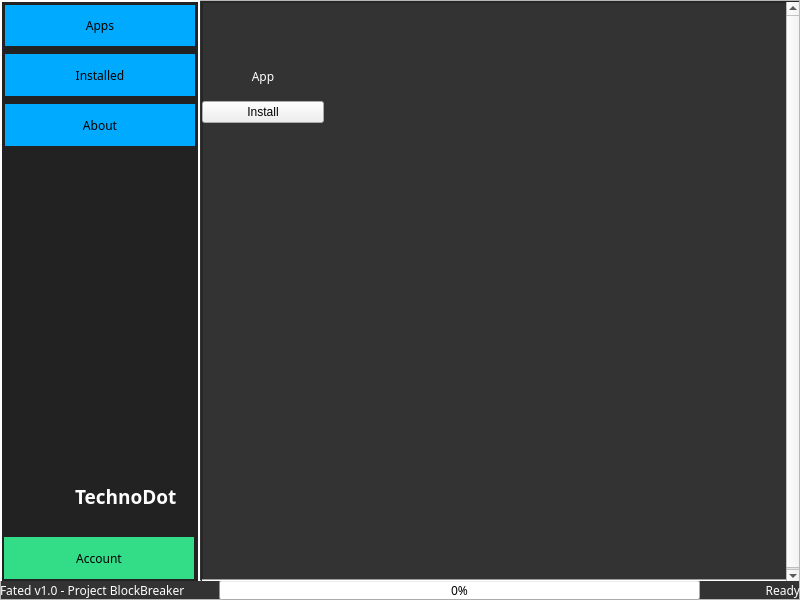
<?xml version="1.0" encoding="UTF-8"?>
<ui version="4.0">
 <class>MainWindow</class>
 <widget class="QMainWindow" name="MainWindow">
  <property name="enabled">
   <bool>true</bool>
  </property>
  <property name="geometry">
   <rect>
    <x>0</x>
    <y>0</y>
    <width>800</width>
    <height>600</height>
   </rect>
  </property>
  <property name="windowTitle">
   <string>Fated</string>
  </property>
  <widget class="QWidget" name="centralwidget">
   <property name="styleSheet">
    <string notr="true">#centralwidget, #panel6, #panel7 {
    background-color: #333333;
}

#appLabel, #info, #status, #userUsername {
    color: white;
}

#panel4 {
    border: 2px solid white;
    background-color: #222222;
}

#sidebarApps, #sidebarInstalled, #sidebarAbout, #userAccount {
	width: 100%;
	border: none;
	border-radius: 0px;
    margin: 4px;
}

#sidebarApps, #sidebarInstalled, #sidebarAbout {
    background-color: #00aaff;
}

#sidebarApps:pressed, #sidebarInstalled:pressed, #sidebarAbout:pressed {
    background-color: #4dc3ff;
}

#userAccount {
	background-color: #33dd88;
}

#userAccount:pressed {
	background-color: #74e8ae;
}</string>
   </property>
   <widget class="QFrame" name="panel1">
    <property name="geometry">
     <rect>
      <x>0</x>
      <y>0</y>
      <width>800</width>
      <height>600</height>
     </rect>
    </property>
    <property name="frameShape">
     <enum>QFrame::StyledPanel</enum>
    </property>
    <property name="frameShadow">
     <enum>QFrame::Raised</enum>
    </property>
    <widget class="QFrame" name="panel2">
     <property name="geometry">
      <rect>
       <x>0</x>
       <y>580</y>
       <width>800</width>
       <height>21</height>
      </rect>
     </property>
     <property name="frameShape">
      <enum>QFrame::StyledPanel</enum>
     </property>
     <property name="frameShadow">
      <enum>QFrame::Raised</enum>
     </property>
     <widget class="QLabel" name="info">
      <property name="geometry">
       <rect>
        <x>0</x>
        <y>0</y>
        <width>211</width>
        <height>20</height>
       </rect>
      </property>
      <property name="minimumSize">
       <size>
        <width>211</width>
        <height>20</height>
       </size>
      </property>
      <property name="maximumSize">
       <size>
        <width>211</width>
        <height>20</height>
       </size>
      </property>
      <property name="font">
       <font>
        <family>Ubuntu Mono</family>
       </font>
      </property>
      <property name="text">
       <string>Fated v1.0 - Project BlockBreaker</string>
      </property>
     </widget>
     <widget class="QProgressBar" name="progress">
      <property name="geometry">
       <rect>
        <x>219</x>
        <y>0</y>
        <width>481</width>
        <height>20</height>
       </rect>
      </property>
      <property name="minimumSize">
       <size>
        <width>481</width>
        <height>20</height>
       </size>
      </property>
      <property name="maximumSize">
       <size>
        <width>481</width>
        <height>20</height>
       </size>
      </property>
      <property name="font">
       <font>
        <family>Ubuntu Mono</family>
       </font>
      </property>
      <property name="value">
       <number>0</number>
      </property>
      <property name="textVisible">
       <bool>true</bool>
      </property>
      <property name="invertedAppearance">
       <bool>false</bool>
      </property>
     </widget>
     <widget class="QLabel" name="status">
      <property name="enabled">
       <bool>true</bool>
      </property>
      <property name="geometry">
       <rect>
        <x>700</x>
        <y>0</y>
        <width>100</width>
        <height>20</height>
       </rect>
      </property>
      <property name="minimumSize">
       <size>
        <width>100</width>
        <height>20</height>
       </size>
      </property>
      <property name="maximumSize">
       <size>
        <width>100</width>
        <height>20</height>
       </size>
      </property>
      <property name="font">
       <font>
        <family>Ubuntu Mono</family>
       </font>
      </property>
      <property name="text">
       <string>Ready</string>
      </property>
      <property name="alignment">
       <set>Qt::AlignRight|Qt::AlignTrailing|Qt::AlignVCenter</set>
      </property>
     </widget>
    </widget>
    <widget class="QFrame" name="panel3">
     <property name="geometry">
      <rect>
       <x>0</x>
       <y>0</y>
       <width>799</width>
       <height>581</height>
      </rect>
     </property>
     <property name="frameShape">
      <enum>QFrame::StyledPanel</enum>
     </property>
     <property name="frameShadow">
      <enum>QFrame::Raised</enum>
     </property>
     <widget class="QFrame" name="panel4">
      <property name="geometry">
       <rect>
        <x>0</x>
        <y>0</y>
        <width>200</width>
        <height>583</height>
       </rect>
      </property>
      <property name="sizePolicy">
       <sizepolicy hsizetype="Preferred" vsizetype="Fixed">
        <horstretch>0</horstretch>
        <verstretch>0</verstretch>
       </sizepolicy>
      </property>
      <property name="minimumSize">
       <size>
        <width>200</width>
        <height>583</height>
       </size>
      </property>
      <property name="maximumSize">
       <size>
        <width>200</width>
        <height>583</height>
       </size>
      </property>
      <property name="toolTipDuration">
       <number>0</number>
      </property>
      <property name="frameShape">
       <enum>QFrame::StyledPanel</enum>
      </property>
      <property name="frameShadow">
       <enum>QFrame::Raised</enum>
      </property>
      <widget class="QPushButton" name="sidebarApps">
       <property name="geometry">
        <rect>
         <x>1</x>
         <y>1</y>
         <width>198</width>
         <height>49</height>
        </rect>
       </property>
       <property name="sizePolicy">
        <sizepolicy hsizetype="Minimum" vsizetype="Fixed">
         <horstretch>0</horstretch>
         <verstretch>0</verstretch>
        </sizepolicy>
       </property>
       <property name="minimumSize">
        <size>
         <width>198</width>
         <height>49</height>
        </size>
       </property>
       <property name="font">
        <font>
         <family>Ubuntu Mono</family>
        </font>
       </property>
       <property name="styleSheet">
        <string notr="true"/>
       </property>
       <property name="text">
        <string>Apps</string>
       </property>
      </widget>
      <widget class="QPushButton" name="sidebarInstalled">
       <property name="geometry">
        <rect>
         <x>1</x>
         <y>50</y>
         <width>198</width>
         <height>50</height>
        </rect>
       </property>
       <property name="sizePolicy">
        <sizepolicy hsizetype="Minimum" vsizetype="Fixed">
         <horstretch>0</horstretch>
         <verstretch>0</verstretch>
        </sizepolicy>
       </property>
       <property name="minimumSize">
        <size>
         <width>198</width>
         <height>49</height>
        </size>
       </property>
       <property name="font">
        <font>
         <family>Ubuntu Mono</family>
        </font>
       </property>
       <property name="styleSheet">
        <string notr="true"/>
       </property>
       <property name="text">
        <string>Installed</string>
       </property>
      </widget>
      <widget class="QPushButton" name="sidebarAbout">
       <property name="geometry">
        <rect>
         <x>1</x>
         <y>100</y>
         <width>198</width>
         <height>50</height>
        </rect>
       </property>
       <property name="sizePolicy">
        <sizepolicy hsizetype="Minimum" vsizetype="Fixed">
         <horstretch>0</horstretch>
         <verstretch>0</verstretch>
        </sizepolicy>
       </property>
       <property name="minimumSize">
        <size>
         <width>198</width>
         <height>49</height>
        </size>
       </property>
       <property name="font">
        <font>
         <family>Ubuntu Mono</family>
        </font>
       </property>
       <property name="styleSheet">
        <string notr="true"/>
       </property>
       <property name="text">
        <string>About</string>
       </property>
      </widget>
      <widget class="QPushButton" name="userAccount">
       <property name="enabled">
        <bool>true</bool>
       </property>
       <property name="geometry">
        <rect>
         <x>0</x>
         <y>533</y>
         <width>198</width>
         <height>50</height>
        </rect>
       </property>
       <property name="sizePolicy">
        <sizepolicy hsizetype="Minimum" vsizetype="Fixed">
         <horstretch>0</horstretch>
         <verstretch>0</verstretch>
        </sizepolicy>
       </property>
       <property name="minimumSize">
        <size>
         <width>198</width>
         <height>49</height>
        </size>
       </property>
       <property name="font">
        <font>
         <family>Ubuntu Mono</family>
        </font>
       </property>
       <property name="styleSheet">
        <string notr="true"/>
       </property>
       <property name="text">
        <string>Account</string>
       </property>
       <property name="checkable">
        <bool>false</bool>
       </property>
       <property name="checked">
        <bool>false</bool>
       </property>
      </widget>
      <widget class="QLabel" name="userIcon">
       <property name="geometry">
        <rect>
         <x>6</x>
         <y>465</y>
         <width>64</width>
         <height>64</height>
        </rect>
       </property>
       <property name="font">
        <font>
         <family>Ubuntu Mono</family>
        </font>
       </property>
       <property name="text">
        <string>&lt;html&gt;&lt;head/&gt;&lt;body&gt;&lt;p&gt;&lt;img src=&quot;:/icons/icons/user-dark.png&quot;/&gt;&lt;/p&gt;&lt;/body&gt;&lt;/html&gt;</string>
       </property>
       <property name="scaledContents">
        <bool>false</bool>
       </property>
      </widget>
      <widget class="QLabel" name="userUsername">
       <property name="geometry">
        <rect>
         <x>75</x>
         <y>465</y>
         <width>121</width>
         <height>64</height>
        </rect>
       </property>
       <property name="font">
        <font>
         <family>Ubuntu Mono</family>
        </font>
       </property>
       <property name="text">
        <string>&lt;html&gt;&lt;head/&gt;&lt;body&gt;&lt;p&gt;&lt;span style=&quot; font-size:14pt; font-weight:600;&quot;&gt;TechnoDot&lt;/span&gt;&lt;/p&gt;&lt;/body&gt;&lt;/html&gt;</string>
       </property>
      </widget>
     </widget>
     <widget class="QWidget" name="gridLayoutWidget">
      <property name="geometry">
       <rect>
        <x>200</x>
        <y>0</y>
        <width>602</width>
        <height>585</height>
       </rect>
      </property>
      <layout class="QGridLayout" name="panel5">
       <item row="0" column="0">
        <widget class="QScrollArea" name="panel6">
         <property name="sizePolicy">
          <sizepolicy hsizetype="Preferred" vsizetype="Preferred">
           <horstretch>0</horstretch>
           <verstretch>0</verstretch>
          </sizepolicy>
         </property>
         <property name="minimumSize">
          <size>
           <width>600</width>
           <height>583</height>
          </size>
         </property>
         <property name="maximumSize">
          <size>
           <width>600</width>
           <height>583</height>
          </size>
         </property>
         <property name="verticalScrollBarPolicy">
          <enum>Qt::ScrollBarAlwaysOn</enum>
         </property>
         <property name="horizontalScrollBarPolicy">
          <enum>Qt::ScrollBarAlwaysOff</enum>
         </property>
         <property name="widgetResizable">
          <bool>true</bool>
         </property>
         <widget class="QWidget" name="scroll">
          <property name="geometry">
           <rect>
            <x>0</x>
            <y>0</y>
            <width>600</width>
            <height>583</height>
           </rect>
          </property>
          <property name="sizePolicy">
           <sizepolicy hsizetype="Preferred" vsizetype="Preferred">
            <horstretch>0</horstretch>
            <verstretch>0</verstretch>
           </sizepolicy>
          </property>
          <property name="minimumSize">
           <size>
            <width>600</width>
            <height>583</height>
           </size>
          </property>
          <widget class="QFrame" name="panel7">
           <property name="geometry">
            <rect>
             <x>0</x>
             <y>0</y>
             <width>600</width>
             <height>583</height>
            </rect>
           </property>
           <property name="minimumSize">
            <size>
             <width>0</width>
             <height>0</height>
            </size>
           </property>
           <property name="styleSheet">
            <string notr="true"/>
           </property>
           <property name="frameShape">
            <enum>QFrame::StyledPanel</enum>
           </property>
           <property name="frameShadow">
            <enum>QFrame::Raised</enum>
           </property>
           <widget class="QWidget" name="app" native="true">
            <property name="geometry">
             <rect>
              <x>0</x>
              <y>0</y>
              <width>122</width>
              <height>121</height>
             </rect>
            </property>
            <property name="sizePolicy">
             <sizepolicy hsizetype="Fixed" vsizetype="Fixed">
              <horstretch>0</horstretch>
              <verstretch>0</verstretch>
             </sizepolicy>
            </property>
            <property name="styleSheet">
             <string notr="true"/>
            </property>
            <layout class="QVBoxLayout" name="verticalLayout_3">
             <item>
              <layout class="QVBoxLayout" name="appLayout">
               <property name="spacing">
                <number>0</number>
               </property>
               <item>
                <widget class="QLabel" name="appIcon">
                 <property name="styleSheet">
                  <string notr="true">border: none;</string>
                 </property>
                 <property name="text">
                  <string>&lt;html&gt;&lt;head/&gt;&lt;body&gt;&lt;p&gt;&lt;img src=&quot;:/appIcons/appIcons/discord.png&quot;/&gt;&lt;/p&gt;&lt;/body&gt;&lt;/html&gt;</string>
                 </property>
                 <property name="alignment">
                  <set>Qt::AlignCenter</set>
                 </property>
                </widget>
               </item>
               <item>
                <widget class="QLabel" name="appLabel">
                 <property name="font">
                  <font>
                   <family>Ubuntu Mono</family>
                  </font>
                 </property>
                 <property name="styleSheet">
                  <string notr="true">border: none;</string>
                 </property>
                 <property name="text">
                  <string>App</string>
                 </property>
                 <property name="alignment">
                  <set>Qt::AlignCenter</set>
                 </property>
                </widget>
               </item>
               <item>
                <widget class="QPushButton" name="appButton">
                 <property name="styleSheet">
                  <string notr="true"/>
                 </property>
                 <property name="text">
                  <string>Install</string>
                 </property>
                 <property name="icon">
                  <iconset resource="resources.qrc">
                   <normaloff>:/icons/icons/install-inactive.png</normaloff>
                   <normalon>:/icons/icons/install-active.png</normalon>:/icons/icons/install-inactive.png</iconset>
                 </property>
                </widget>
               </item>
              </layout>
             </item>
            </layout>
           </widget>
           <widget class="Line" name="border1">
            <property name="geometry">
             <rect>
              <x>0</x>
              <y>570</y>
              <width>601</width>
              <height>16</height>
             </rect>
            </property>
            <property name="orientation">
             <enum>Qt::Horizontal</enum>
            </property>
           </widget>
          </widget>
         </widget>
        </widget>
       </item>
      </layout>
     </widget>
    </widget>
   </widget>
  </widget>
 </widget>
 <resources>
  <include location="resources.qrc"/>
 </resources>
 <connections/>
</ui>
